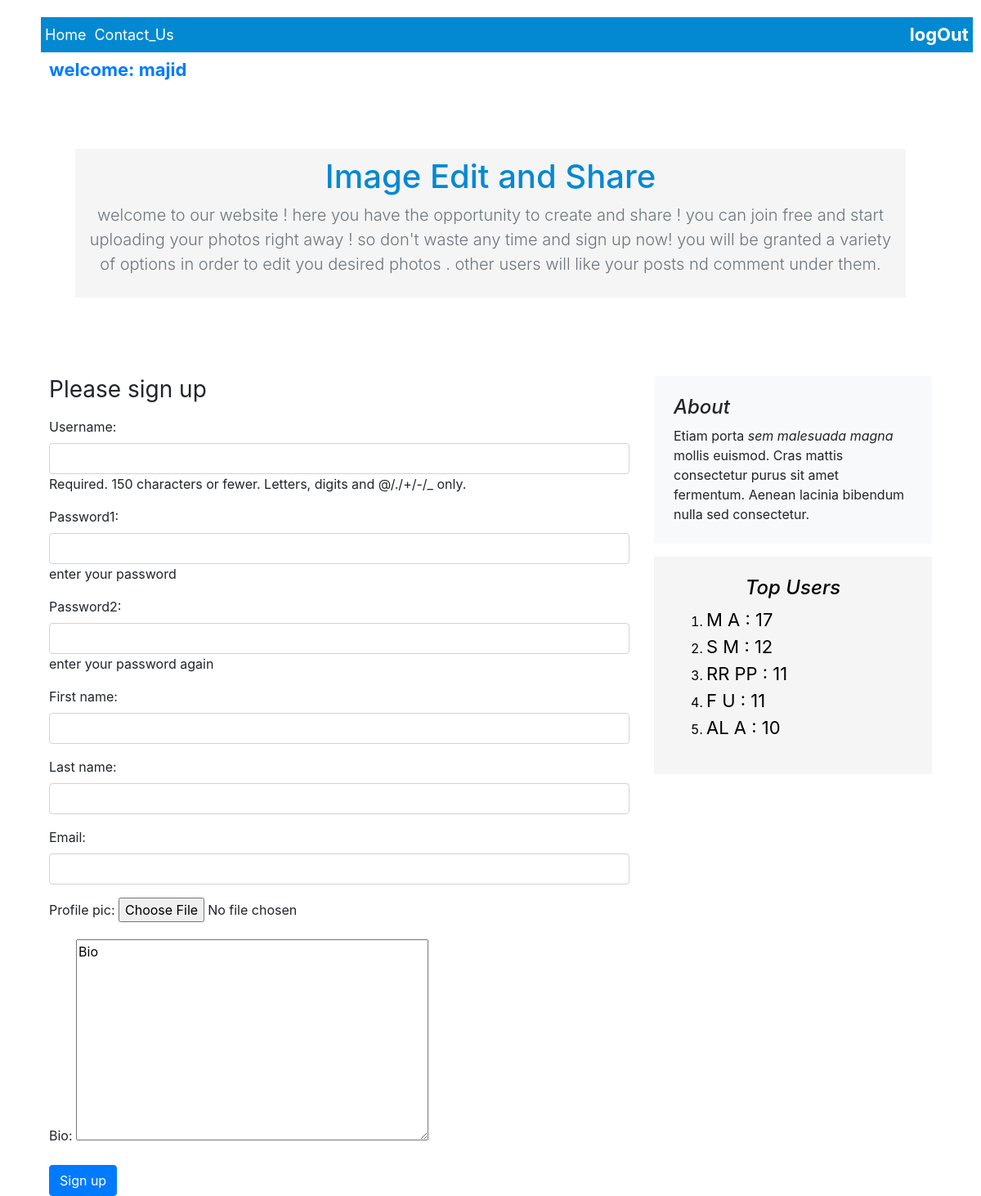
The page /register/ (signed in) on the database its author committed.
### Image_Edit_Share_App/models.py (models this page shows, shortened)
class UserProfileInfo(models.Model):
    user = models.OneToOneField(User, on_delete=models.CASCADE, related_name="userProfileInfo")
    bio = models.TextField(max_length=100, blank=True, default="Bio")
    profile_pic = models.ImageField(upload_to='profile_users', default="server_images/profileUser.png", blank=True)
    typeOfUser = models.TextField(max_length=20, default="simple")
    score = models.IntegerField(default=10)

### Image_Edit_Share_App/views.py (the view)
# urls.py: url(r'^register/$', views.register, name='register'),
def register(request):
    top_users = UserProfileInfo.objects.all().order_by("-score")[:5]
    if request.method == 'POST':
        user_form = UserForm(data=request.POST)
        profile_form = UserProfileInfoForm(data=request.POST)
        if user_form.is_valid() and profile_form.is_valid():
            user = user_form.save()
            user.save()
            profile = profile_form.save(commit=False)
            profile.user = user
            if 'profile_pic' in request.FILES:
                profile.profile_pic = request.FILES['profile_pic']
            profile.save()
            auth_user = authenticate(username=user_form.cleaned_data.get('username'),
                                     password=user_form.cleaned_data.get('password1'))
            login(request, auth_user)
            return redirect("profile_page", pk=user.id)
    else:
        user_form = UserForm()
        profile_form = UserProfileInfoForm()
    return render(request, "registration/register.html",
                  {'user_form': user_form,
                   'profile_form': profile_form,
                   'top_users': top_users})

### Image_Edit_Share_App/forms.py
class UserForm(UserCreationForm):
    password1 = forms.CharField(widget=forms.PasswordInput(attrs={'class': 'form-control'}),
                                required=True, help_text="enter your password")
    password2 = forms.CharField(widget=forms.PasswordInput(attrs={'class': 'form-control'}),
                                required=True, help_text="enter your password again")
    first_name = forms.CharField(max_length=15, required=True,widget=forms.TextInput(attrs={'class': 'form-control'}))
    last_name = forms.CharField(max_length=15, required=True,widget=forms.TextInput(attrs={'class': 'form-control'}))
    email = forms.EmailField(max_length=254, required=True,widget=forms.TextInput(attrs={'class': 'form-control'}))
    class Meta:
        model = User
        fields = ('username', 'password1', 'password2', 'first_name', 'last_name', 'email')
    def __init__(self, *args, **kwargs):
        super(UserCreationForm,self).__init__(*args, **kwargs)
        self.fields['username'].widget.attrs['class'] = 'form-control'

class UserProfileInfoForm(forms.ModelForm):
    class Meta:
        model = UserProfileInfo
        fields = ('profile_pic', 'bio',)

### Image_Edit_Share_App/templates/registration/register.html (shortened to what this page needs)
<!DOCTYPE html>
{% extends 'mainPages/base.html' %}
{% block body_block %}
    <main role="main" class="container">
        <section class="jumbotron text-center" style="background-color: white">
            <div id="top-main-header" class="container" >
                <h1 class="jumbotron-heading" style="color: #0389D2">Image Edit and Share</h1>
                <p class="lead text-muted" style="color: white" >
                    welcome to our website ! here you have the opportunity to create and share !
                    you can join free and start uploading your photos right away ! so don't waste any time and sign up now!
                    you will be granted a variety of options in order to edit you desired photos .
                    other users will like your posts nd comment under them.
                </p>
            </div>
        </section>
        <div class="row">
            <div class="col-md-8 blog-main">
                <h1 class="h3 mb-3 font-weight-normal">Please sign up</h1>
                {% if user_error or profile_error %}
                    <h1>{{ user_error }}</h1>
                    <h1>{{ profile_error }}</h1>
                {% else %}
                    <form enctype="multipart/form-data" method="POST">
                        {{ user_form.as_p }}
                        {{ profile_form.as_p }}
                        <input type="submit" class="btn btn-primary" value="Sign up">
                    </form>
                {% endif %}
            </div>
            <aside class="col-md-4 blog-sidebar">
                <div class="p-4 mb-3 bg-light rounded">
                    <h4 class="font-italic">About</h4>
                    <p class="mb-0">Etiam porta <em>sem malesuada magna</em> mollis euismod. Cras mattis consectetur
                        purus
                        sit amet fermentum. Aenean lacinia bibendum nulla sed consectetur.</p>
                </div>
                <div class="p-4" style=" background-color: whitesmoke; color: black">
                    <h4 class="font-italic" align="center">Top Users</h4>
                    <ol>
                        {% for top_user in top_users %}
                            <li style="float: bottom">
                                <a href="{% url "profile_page" pk=top_user.pk %}"
                                   style="color: black">{{ top_user.user.first_name }} {{ top_user.user.last_name }} : {{ top_user.score }}</a>
                            </li>
                        {% endfor %}
                    </ol>
                </div>
            </aside>
        </div>
    </main>
{% endblock %}

### Image_Edit_Share_App/templates/mainPages/base.html (shortened to what this page needs)
<!doctype html>
{% load staticfiles %}
<html lang="en">
<head>
    <link rel="stylesheet" type="text/css" href="{% static "css/profile_page_css.css" %}">
    <link rel="stylesheet" type="text/css" href="{% static "css/editing_page.css" %}">
    <link rel="stylesheet" type="text/css" href="{% static "css/base.css" %}">
    <link rel="stylesheet" href="https://stackpath.bootstrapcdn.com/bootstrap/4.3.1/css/bootstrap.min.css"
>
</head>
<body>
<div class="container">
    <header class="blog-header py-3">
        <div style="float: left ;margin: 5px; padding: 5px; border-bottom: white; background: #0389D2; color: white"
             class="d-flex justify-content-end align-items-center" id="myHeader">
            <a class="bd-placeholder-img" href="{% url "home" %}" id="myHeader"
               style="color: white;margin-right:10px; background-color: #0389D2">Home</a>
            <a class="bd-placeholder-img" href="{% url "contact_us" %}" id="myHeader"
               style="color: white;margin-right: 10px; background-color: #0389D2">Contact_Us</a>
            <div id="log">
                {% if not user.is_authenticated %}
                    <div class="row" style="color: white; margin-right: 5px">
                        <a class="btn btn-sm btn-outline-secondary" href="{% url "login" %}"
                           style="color: white;">Log in</a>
                        <a class="btn btn-sm btn-outline-secondary" href="{% url "register" %}"
                           style="color: white;">Sign up</a>
                    </div>
                {% else %}
                    <a href="{% url  "logout" %}" style="margin-left: 70px; color: white"><b>logOut</b></a>
                {% endif %}
            </div>
        </div>
        <br>
        <br>
        {% if user.is_authenticated %}
            <div class="col-3 pt-1">
                {% if  user.first_name %}
                    <div><a
                            href="{% url  "profile_page" pk=user.id %}"><b
                            class="navbar-items">welcome: {{ user.first_name }}</b></a>
                    </div>
                {% else %}
                    <div><a href="{% url  "profile_page" pk=user.id %}"><b
                            class="navbar-items">welcome: {{ user.username }}</b></a>
                    </div>
                {% endif %}
            </div>
        {% endif %}
    </header>
    {% block body_block %}
    {% endblock %}
</div>
</body>
</html>

### Image_Edit_Share_App/static/css/profile_page_css.css (style rules this page uses)
a { text-decoration: none; font-size: 22px; color: black; }

### Image_Edit_Share_App/static/css/base.css (style rules this page uses)
#top-main-header { background: whitesmoke; padding: 10px; }

### Image_Edit_Share_App/templates/mainPages/base.html (style rules this page uses)
.bd-placeholder-img { font-size: 1.125rem; text-anchor: middle; -webkit-user-select: none; -moz-user-select: none; -ms-user-select: none; user-select: none; }
#myHeader { background-color: lightblue; }
#log { margin-left: 820px; }

### rows shown on the page
UserProfileInfo: user.first_name "M", user.last_name "A", score "17"
UserProfileInfo: user.first_name "S", user.last_name "M", score "12"
UserProfileInfo: user.first_name "RR", user.last_name "PP", score "11"
UserProfileInfo: user.first_name "F", user.last_name "U", score "11"
UserProfileInfo: user.first_name "AL", user.last_name "A", score "10"

### other values the page prints
{{ user.username }} "majid"
